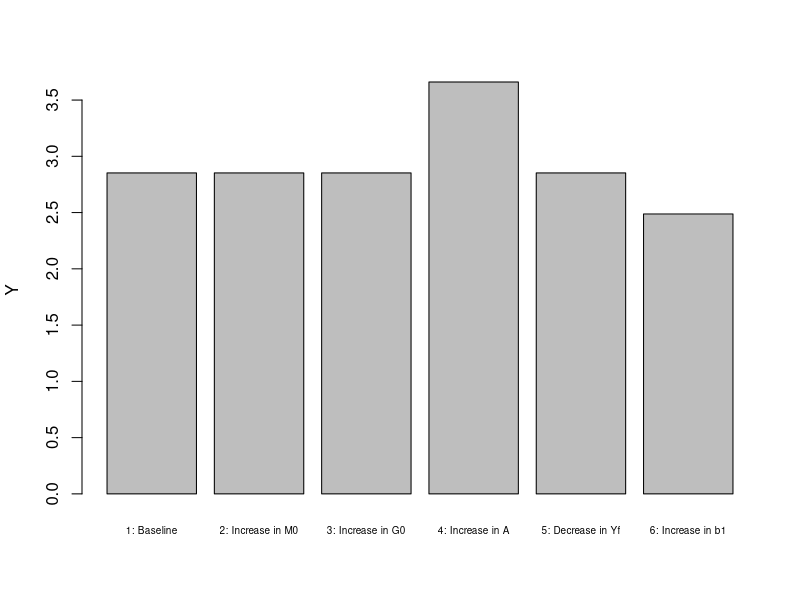
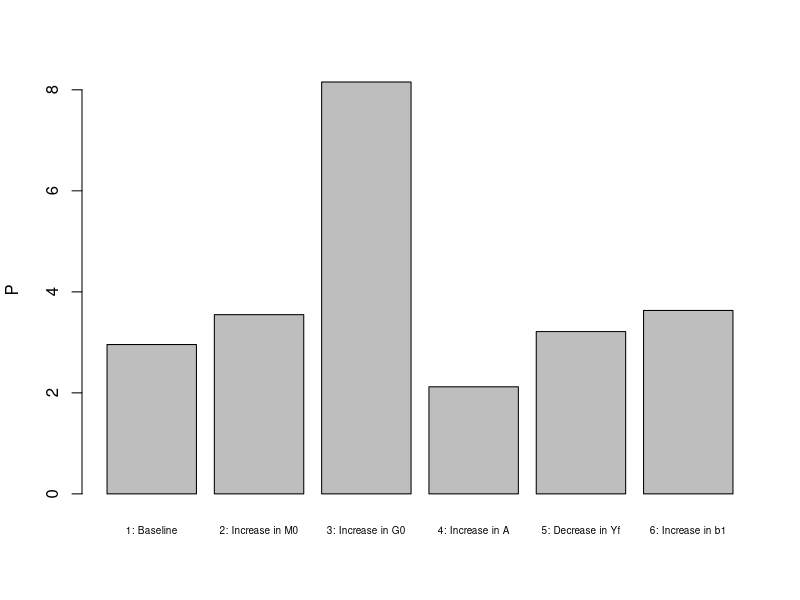
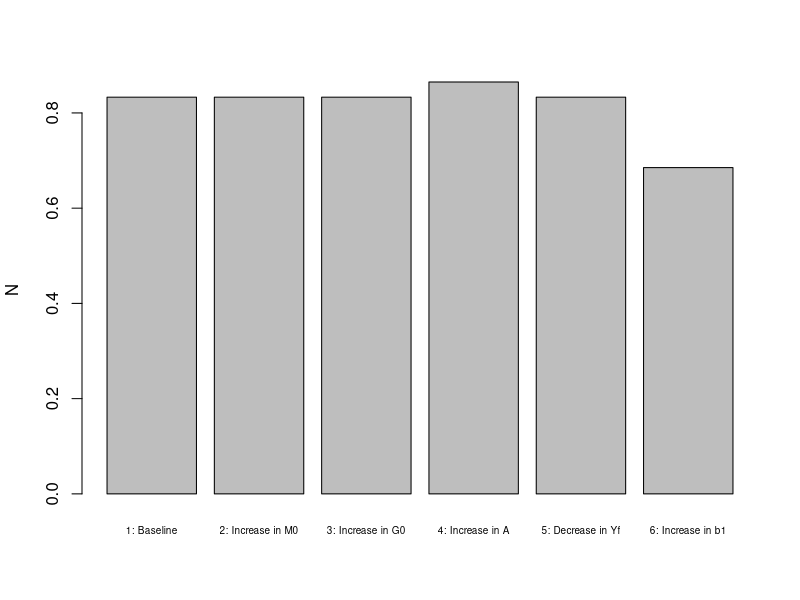
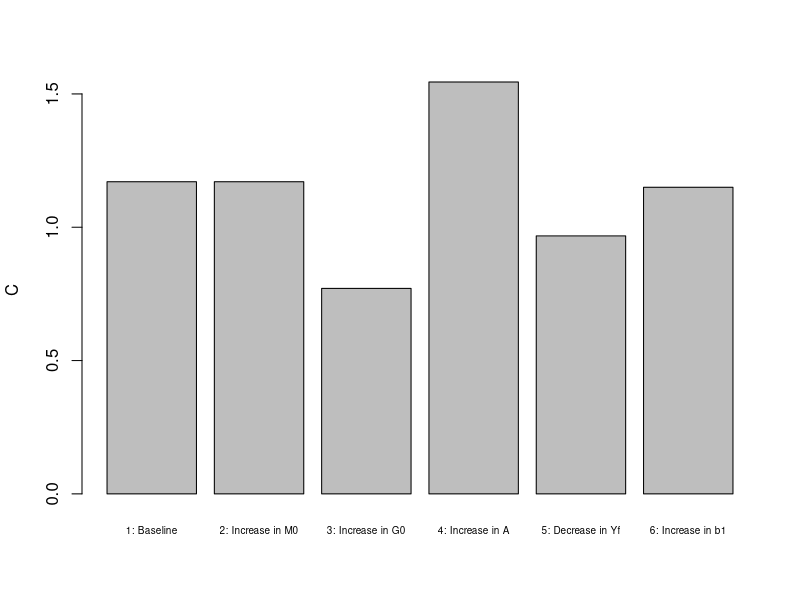
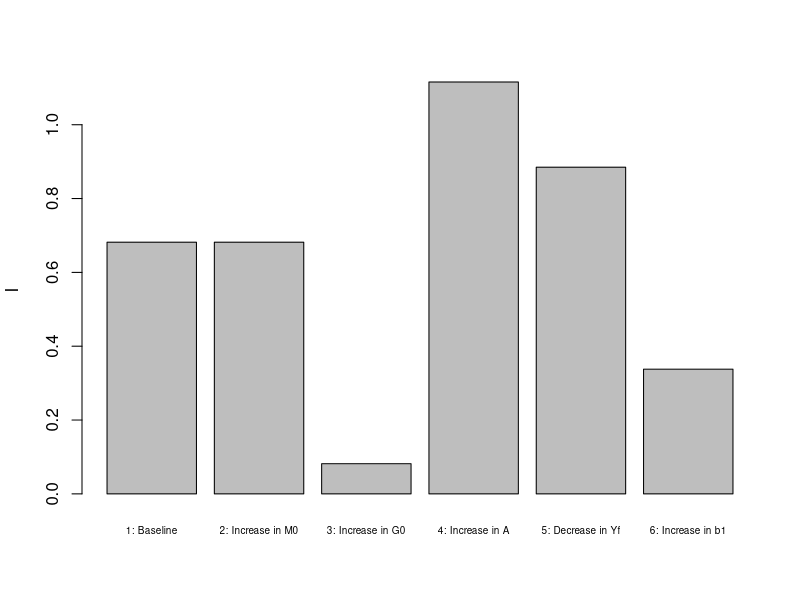
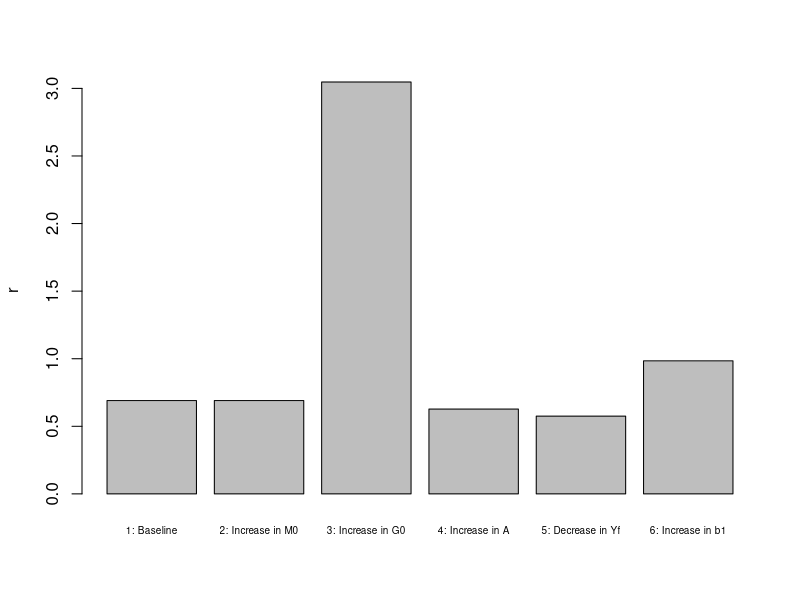
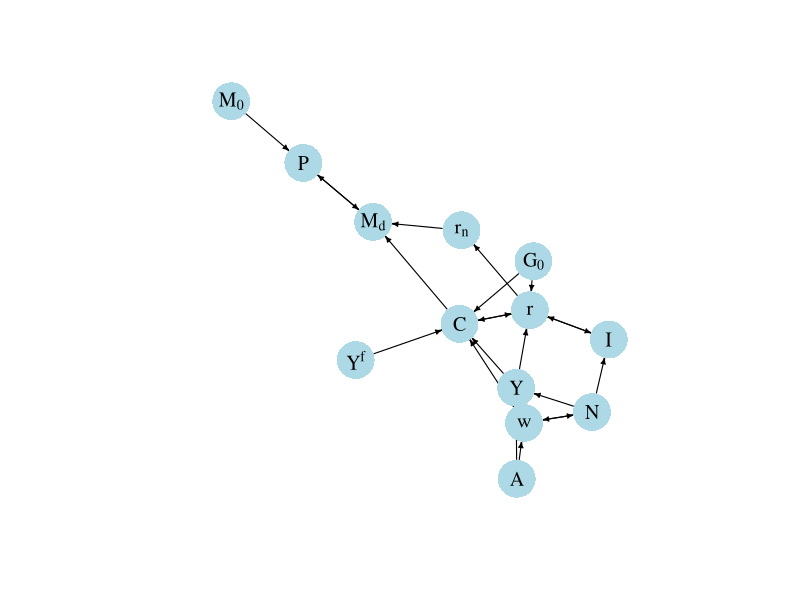

Write the R code that produced these figures, in order.
## ---- chunk 1

# Clear the environment
rm(list=ls(all=TRUE))

# Set number of scenarios (including baseline)
S=6

#Create vector in which equilibrium solutions from different parameterisations will be stored
Y_star=vector(length=S) # Income/output
w_star=vector(length=S) # Real wage
C_star=vector(length=S) # Consumption
I_star=vector(length=S) # Investment
r_star=vector(length=S) # Real interest rate
rn_star=vector(length=S) # Nominal interest rate
N_star=vector(length=S) # Employment
P_star=vector(length=S) # Price level

# Create and parameterise exogenous variables/parameters that will be shifted
M0=vector(length=S) # money supply
G0=vector(length=S) # government expenditures
A=vector(length=S)  # productivity
Yf=vector(length=S) # expected future income
b1=vector(length=S) # household preference for leisure
M0[]=5
G0[]=1
A[]=2
Yf[]=1
b1[]=0.4

# Set parameter values for different scenarios
M0[2]=6   # scenario 2: monetary expansion 
G0[3]=2   # scenario 3: fiscal expansion
A[4]=2.5  # scenario 4: productivity boost
Yf[5]=0.2 # scenario 5: lower expected future income
b1[6]=0.8 # scenario 6: increased preference for leisure

#Set constant parameter values
a=0.3  # Capital elasticity of output
b2=0.9 # discount rate
b3=0.6 # household preference for money
K=5    # Exogenous capital stock
pe=0.02 # Expected rate of inflation
Gf=1  # Future government spending

# Initialise endogenous variables at arbitrary positive value
w = C = I = Y = r = N = P = 1 

#Solve this system numerically through 1000 iterations based on the initialisation
for (i in 1:S){
  
for (iterations in 1:1000){
  
  #Model equations
  
  #(1) Cobb-Douglass production function  
  Y = A[i]*(K^a)*N^(1-a)
  
  #(2) Labour demand 
  w = A[i]*(1-a)*(K^a)*N^(-a) 
  
  #(3) Labour supply
  N = 1 - (b1[i])/w
  
  #(4) Consumption demand
  C = (1/(1+b2+b3))*(Y - G0[i] + (Yf[i]-Gf)/(1+r) -b1[i]*(b2+b3)*log(b1[i]/w))
   
  #(5) Investment demand, solved for r
  r=(I^(a-1))*a*A[i]*N^(1-a) 
   
  #(6) Goods market equilibrium condition, solved for I
  I = Y - C - G0[i]
  
  #(7) Nominal interest rate
  rn = r + pe
  
  #(8) Price level
  P = (M0[i]*rn)/((1+rn)*b3*C) 

}
  
#Save results for different parameterisations in vector
Y_star[i]=Y
w_star[i]=w
C_star[i]=C
I_star[i]=I
r_star[i]=r
N_star[i]=N
P_star[i]=P
rn_star[i]=rn
}

## ---- chunk 2
#| label: fig-output-neocl
#| fig-cap: Output
barplot(Y_star, ylab="Y", names.arg=c("1: Baseline", "2: Increase in M0", "3: Increase in G0","4: Increase in A", "5: Decrease in Yf", "6: Increase in b1"), cex.names = 0.6)

## ---- chunk 3
#| label: fig-price_level
#| fig-cap: Price level
barplot(P_star, ylab="P",  names.arg=c("1: Baseline", "2: Increase in M0", "3: Increase in G0","4: Increase in A", "5: Decrease in Yf", "6: Increase in b1"), cex.names = 0.6)

## ---- chunk 4
#| label: fig-employment-neocl
#| fig-cap: Employment
barplot(N_star, ylab="N",  names.arg=c("1: Baseline", "2: Increase in M0", "3: Increase in G0","4: Increase in A", "5: Decrease in Yf", "6: Increase in b1"), cex.names = 0.6)

## ---- chunk 5
#| label: fig-consumption
#| fig-cap: Consumption
barplot(C_star, ylab="C",  names.arg=c("1: Baseline", "2: Increase in M0", "3: Increase in G0","4: Increase in A", "5: Decrease in Yf", "6: Increase in b1"), cex.names = 0.6)

## ---- chunk 6
#| label: fig-investment
#| fig-cap: Investment
barplot(I_star, ylab="I",  names.arg=c("1: Baseline", "2: Increase in M0", "3: Increase in G0","4: Increase in A", "5: Decrease in Yf", "6: Increase in b1"), cex.names = 0.6)

## ---- chunk 7
#| label: fig-interest_rate
#| fig-cap: Interest rate
barplot(r_star, ylab="r", names.arg=c("1: Baseline", "2: Increase in M0", "3: Increase in G0","4: Increase in A", "5: Decrease in Yf", "6: Increase in b1"), cex.names = 0.6)

## ---- chunk 8
#| message: false
#| label: fig-dg
#| fig-cap: Directed graph

## Create directed graph
# Construct auxiliary Jacobian matrix for 13 variables: 
# Y	w	N	C	I	r	P	rn M0	G0 A Yf Md
# where non-zero elements in regular Jacobian are set to 1 and zero elements are unchanged

M_mat=matrix(c(0,0,1,0,0,0,0,0,0,0,1,0,0,
              0,0,1,0,0,0,0,0,0,0,1,0,0,
              0,1,0,0,0,0,0,0,0,0,0,0,0,
              1,1,0,0,0,1,0,0,0,1,0,1,0,
              0,0,1,0,0,1,0,0,0,0,0,0,0,
              1,0,0,1,1,0,0,0,0,1,0,0,0,
              0,0,0,0,0,0,0,0,1,0,0,0,1,
              0,0,0,0,0,1,0,0,0,0,0,0,0,
              0,0,0,0,0,0,0,0,0,0,0,0,0,
              0,0,0,0,0,0,0,0,0,0,0,0,0,
              0,0,0,0,0,0,0,0,0,0,0,0,0,
              0,0,0,0,0,0,0,0,0,0,0,0,0,
              0,0,0,1,0,0,1,1,0,0,0,0,0), 13, 13, byrow=TRUE)

# Create adjacency matrix from transpose of auxiliary Jacobian 
A_mat=t(M_mat)

# Create directed graph from adjacency matrix
library(igraph)
dg= graph_from_adjacency_matrix(A_mat, mode="directed", weighted= NULL)

# Define node labels
V(dg)$name=c("Y","w","N","C","I","r","P", expression(r[n]), expression(M[0]),expression(G[0]),"A",expression(Y^f), expression(M[d]))

# Plot directed graph
plot(dg, main="", vertex.size=20, vertex.color="lightblue", 
     vertex.label.color="black", edge.arrow.size=0.3, edge.width=1.1, edge.size=1.2,
     edge.arrow.width=1.2, edge.color="black", vertex.label.cex=1.2, 
     vertex.frame.color="NA", margin=-0.08)
